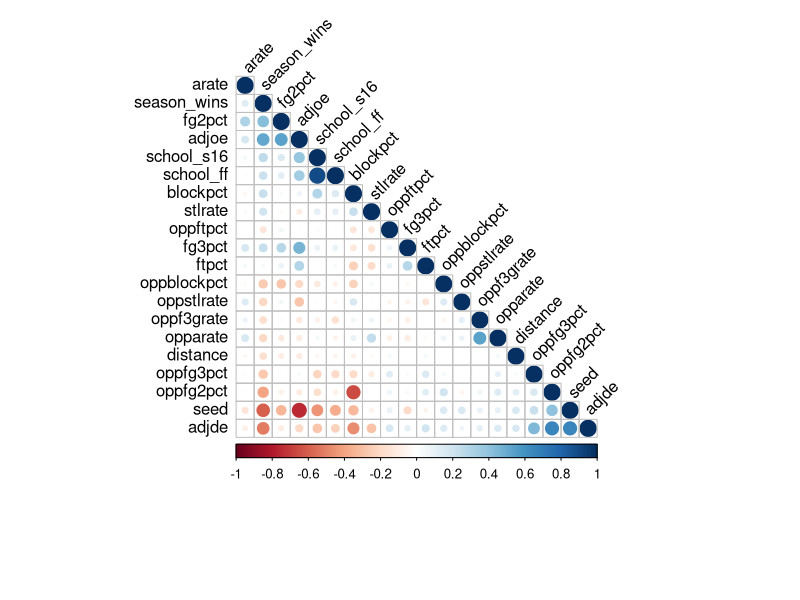

Reproduce this figure in R.
## Correlation Matrix


install.packages("corrplot")

library(corrplot)


dataset <- read.csv("NCAA_Tourney_2002-2016.csv", header = T, stringsAsFactors = F)
# View(dataset)

train <- dataset

train$seed <- train$team1_seed - train$team2_seed
train$fg2pct <- train$team1_fg2pct - train$team2_fg2pct
train$fg3pct <- train$team1_fg3pct - train$team2_fg3pct
train$ftpct <- train$team1_ftpct - train$team2_ftpct
train$blockpct <- train$team1_blockpct - train$team2_blockpct
train$oppfg2pct <- train$team1_oppfg2pct - train$team2_oppfg2pct
train$oppfg3pct <- train$team1_oppfg3pct - train$team2_oppfg3pct
train$oppftpct <- train$team1_oppftpct - train$team2_oppftpct
train$oppblockpct <- train$team1_oppblockpct - train$team2_oppblockpct
train$oppf3grate <- train$team1_oppf3grate - train$team2_oppf3grate
train$arate <- train$team1_arate - train$team2_arate
train$opparate <- train$team1_opparate - train$team2_opparate
train$stlrate <- train$team1_stlrate - train$team2_stlrate
train$oppstlrate <- train$team1_oppstlrate - train$team2_oppstlrate
train$school_s16 <- train$team1_pt_school_s16 - train$team2_pt_school_s16
train$school_ff <- train$team1_pt_school_ff - train$team2_pt_school_ff
train$season_wins <- train$team1_pt_team_season_wins - train$team2_pt_team_season_wins
train$adjoe <- train$team1_adjoe - train$team2_adjoe
train$adjde <- train$team1_adjde - train$team2_adjde
train$distance <- train$distance

train
# View(train)

data <- train[,101:120]
# View(data)

res <- cor(data)

round(res, 2)

par(oma=c(5,0,0,0))
corrplot(res, type = "lower", order = "hclust", 
         tl.col = "black", tl.srt = 45)


